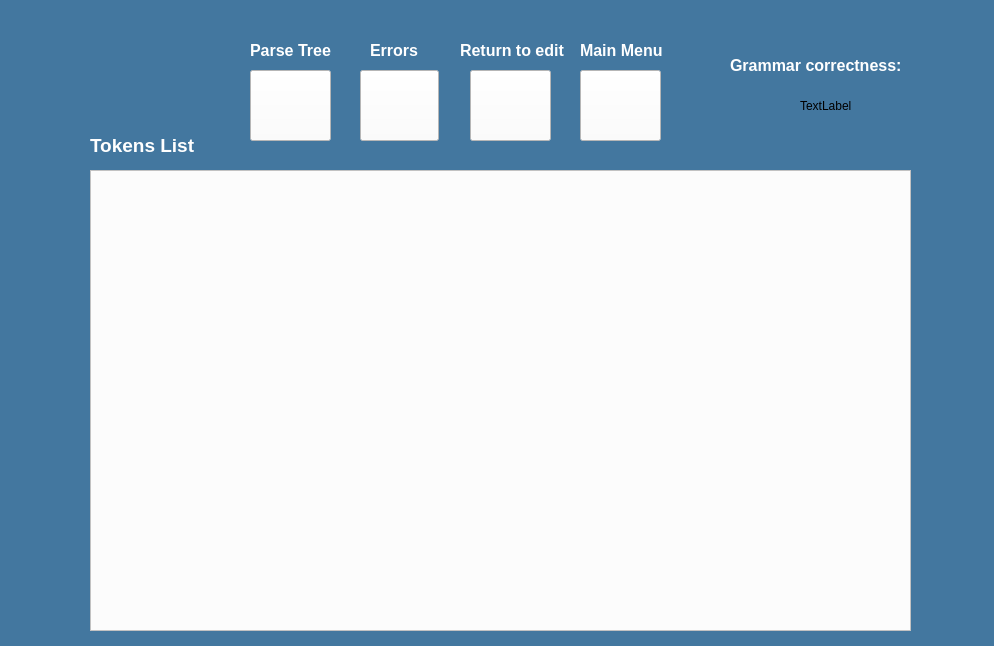
<?xml version="1.0" encoding="UTF-8"?>
<ui version="4.0">
 <class>Compiler</class>
 <widget class="QWidget" name="Compiler">
  <property name="geometry">
   <rect>
    <x>0</x>
    <y>0</y>
    <width>994</width>
    <height>646</height>
   </rect>
  </property>
  <property name="windowTitle">
   <string>Form</string>
  </property>
  <property name="styleSheet">
   <string notr="true">background-color:rgb(67, 119, 159)</string>
  </property>
  <widget class="QTextEdit" name="TokensWriter">
   <property name="geometry">
    <rect>
     <x>90</x>
     <y>170</y>
     <width>821</width>
     <height>461</height>
    </rect>
   </property>
   <property name="styleSheet">
    <string notr="true">background-color:rgb(252, 252, 252)</string>
   </property>
  </widget>
  <widget class="QLabel" name="label">
   <property name="geometry">
    <rect>
     <x>730</x>
     <y>50</y>
     <width>171</width>
     <height>31</height>
    </rect>
   </property>
   <property name="text">
    <string>&lt;html&gt;&lt;head/&gt;&lt;body&gt;&lt;p&gt;&lt;span style=&quot; font-size:12pt; font-weight:700; color:#ffffff;&quot;&gt;Grammar correctness:&lt;/span&gt;&lt;/p&gt;&lt;/body&gt;&lt;/html&gt;</string>
   </property>
  </widget>
  <widget class="QLabel" name="grammerlabel">
   <property name="geometry">
    <rect>
     <x>800</x>
     <y>80</y>
     <width>51</width>
     <height>51</height>
    </rect>
   </property>
   <property name="text">
    <string>TextLabel</string>
   </property>
  </widget>
  <widget class="QLabel" name="label_2">
   <property name="geometry">
    <rect>
     <x>90</x>
     <y>130</y>
     <width>111</width>
     <height>31</height>
    </rect>
   </property>
   <property name="text">
    <string>&lt;html&gt;&lt;head/&gt;&lt;body&gt;&lt;p&gt;&lt;span style=&quot; font-size:14pt; font-weight:700; color:#ffffff;&quot;&gt;Tokens List&lt;/span&gt;&lt;/p&gt;&lt;/body&gt;&lt;/html&gt;</string>
   </property>
  </widget>
  <widget class="QLabel" name="label_3">
   <property name="geometry">
    <rect>
     <x>460</x>
     <y>30</y>
     <width>111</width>
     <height>41</height>
    </rect>
   </property>
   <property name="text">
    <string>&lt;html&gt;&lt;head/&gt;&lt;body&gt;&lt;p&gt;&lt;span style=&quot; font-size:12pt; font-weight:700; color:#ffffff;&quot;&gt;Return to edit&lt;/span&gt;&lt;/p&gt;&lt;/body&gt;&lt;/html&gt;</string>
   </property>
  </widget>
  <widget class="QLabel" name="label_4">
   <property name="geometry">
    <rect>
     <x>250</x>
     <y>40</y>
     <width>81</width>
     <height>21</height>
    </rect>
   </property>
   <property name="text">
    <string>&lt;html&gt;&lt;head/&gt;&lt;body&gt;&lt;p&gt;&lt;span style=&quot; font-size:12pt; font-weight:700; color:#ffffff;&quot;&gt;Parse Tree&lt;/span&gt;&lt;/p&gt;&lt;/body&gt;&lt;/html&gt;</string>
   </property>
  </widget>
  <widget class="QLabel" name="label_5">
   <property name="geometry">
    <rect>
     <x>580</x>
     <y>30</y>
     <width>101</width>
     <height>41</height>
    </rect>
   </property>
   <property name="text">
    <string>&lt;html&gt;&lt;head/&gt;&lt;body&gt;&lt;p&gt;&lt;span style=&quot; font-size:12pt; font-weight:700; color:#ffffff;&quot;&gt;Main Menu&lt;/span&gt;&lt;/p&gt;&lt;/body&gt;&lt;/html&gt;</string>
   </property>
  </widget>
  <widget class="QLabel" name="label_6">
   <property name="geometry">
    <rect>
     <x>370</x>
     <y>40</y>
     <width>51</width>
     <height>21</height>
    </rect>
   </property>
   <property name="text">
    <string>&lt;html&gt;&lt;head/&gt;&lt;body&gt;&lt;p&gt;&lt;span style=&quot; font-size:12pt; font-weight:700; color:#ffffff;&quot;&gt;Errors&lt;/span&gt;&lt;/p&gt;&lt;/body&gt;&lt;/html&gt;</string>
   </property>
  </widget>
  <widget class="QPushButton" name="MainMenuBTN">
   <property name="geometry">
    <rect>
     <x>580</x>
     <y>70</y>
     <width>81</width>
     <height>71</height>
    </rect>
   </property>
   <property name="styleSheet">
    <string notr="true">image: url(:/Resources/Resources/logos/Pngtreevector_house_icon_4013710_100x100.png);
background-color: rgb(255, 255, 255);</string>
   </property>
   <property name="text">
    <string/>
   </property>
  </widget>
  <widget class="QPushButton" name="ParseTreeBTN">
   <property name="geometry">
    <rect>
     <x>250</x>
     <y>70</y>
     <width>81</width>
     <height>71</height>
    </rect>
   </property>
   <property name="styleSheet">
    <string notr="true">image: url(:/Resources/Resources/logos/Tree.png);
background-color: rgb(255, 255, 255);</string>
   </property>
   <property name="text">
    <string/>
   </property>
  </widget>
  <widget class="QPushButton" name="ReturnToEditBTN">
   <property name="geometry">
    <rect>
     <x>470</x>
     <y>70</y>
     <width>81</width>
     <height>71</height>
    </rect>
   </property>
   <property name="styleSheet">
    <string notr="true">background-color: rgb(255, 255, 255);
image: url(:/Resources/Resources/logos/edit.png);</string>
   </property>
   <property name="text">
    <string/>
   </property>
  </widget>
  <widget class="QPushButton" name="DisplayErrorsBTN">
   <property name="geometry">
    <rect>
     <x>360</x>
     <y>70</y>
     <width>79</width>
     <height>71</height>
    </rect>
   </property>
   <property name="styleSheet">
    <string notr="true">image: url(:/Resources/Resources/logos/error.png);
background-color: rgb(255, 255, 255);</string>
   </property>
   <property name="text">
    <string/>
   </property>
  </widget>
 </widget>
 <resources/>
 <connections/>
</ui>
